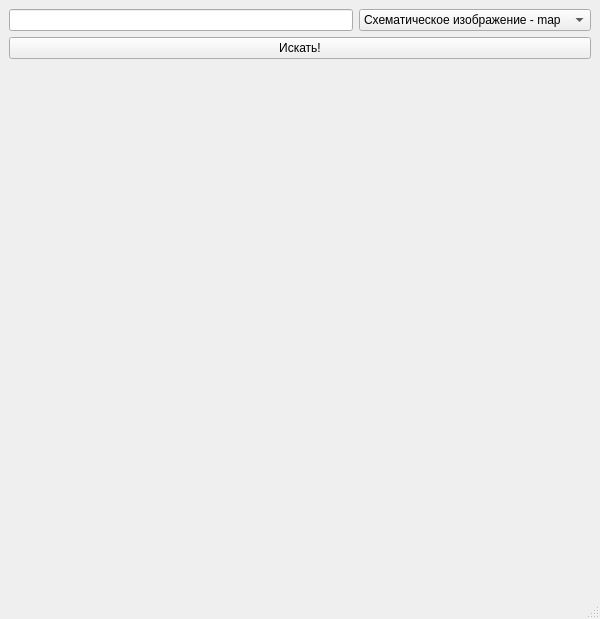
<?xml version="1.0" encoding="UTF-8"?>
<ui version="4.0">
 <class>MainWindow</class>
 <widget class="QMainWindow" name="MainWindow">
  <property name="geometry">
   <rect>
    <x>0</x>
    <y>0</y>
    <width>600</width>
    <height>619</height>
   </rect>
  </property>
  <property name="windowTitle">
   <string>MainWindow</string>
  </property>
  <widget class="QWidget" name="centralwidget">
   <layout class="QVBoxLayout" name="verticalLayout_3">
    <item>
     <layout class="QHBoxLayout" name="horizontalLayout">
      <item>
       <widget class="QLineEdit" name="adress_input">
        <property name="focusPolicy">
         <enum>Qt::ClickFocus</enum>
        </property>
        <property name="autoFillBackground">
         <bool>false</bool>
        </property>
        <property name="frame">
         <bool>true</bool>
        </property>
       </widget>
      </item>
      <item>
       <widget class="QComboBox" name="type_box">
        <property name="focusPolicy">
         <enum>Qt::NoFocus</enum>
        </property>
        <property name="frame">
         <bool>true</bool>
        </property>
        <item>
         <property name="text">
          <string>Схематическое изображение - map</string>
         </property>
        </item>
        <item>
         <property name="text">
          <string>Спутниковое изображение - sat</string>
         </property>
        </item>
        <item>
         <property name="text">
          <string>Гибридное изображение - sat,skl</string>
         </property>
        </item>
       </widget>
      </item>
     </layout>
    </item>
    <item>
     <widget class="QPushButton" name="search_button">
      <property name="text">
       <string>Искать!</string>
      </property>
     </widget>
    </item>
    <item>
     <widget class="QLabel" name="map_image">
      <property name="minimumSize">
       <size>
        <width>0</width>
        <height>500</height>
       </size>
      </property>
      <property name="focusPolicy">
       <enum>Qt::StrongFocus</enum>
      </property>
      <property name="text">
       <string/>
      </property>
     </widget>
    </item>
   </layout>
  </widget>
  <widget class="QMenuBar" name="menubar">
   <property name="geometry">
    <rect>
     <x>0</x>
     <y>0</y>
     <width>600</width>
     <height>21</height>
    </rect>
   </property>
  </widget>
  <widget class="QStatusBar" name="statusbar"/>
 </widget>
 <resources/>
 <connections/>
</ui>
